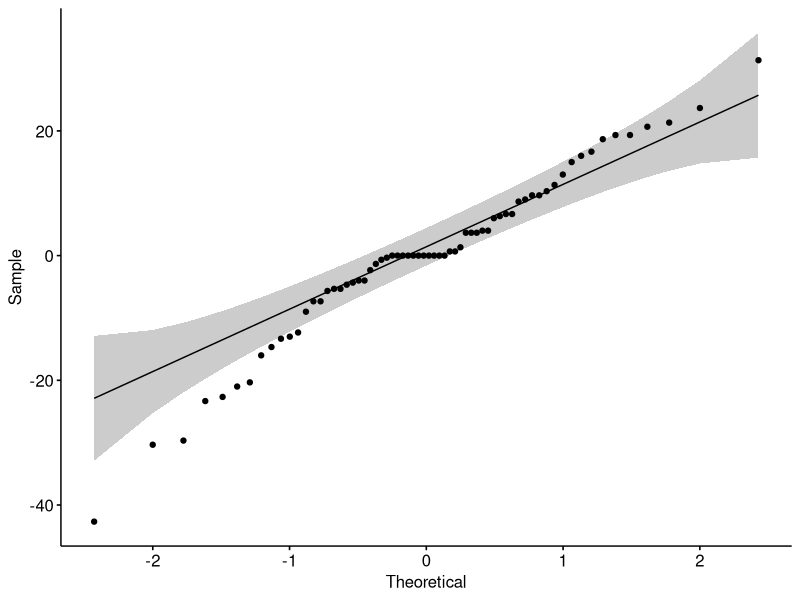
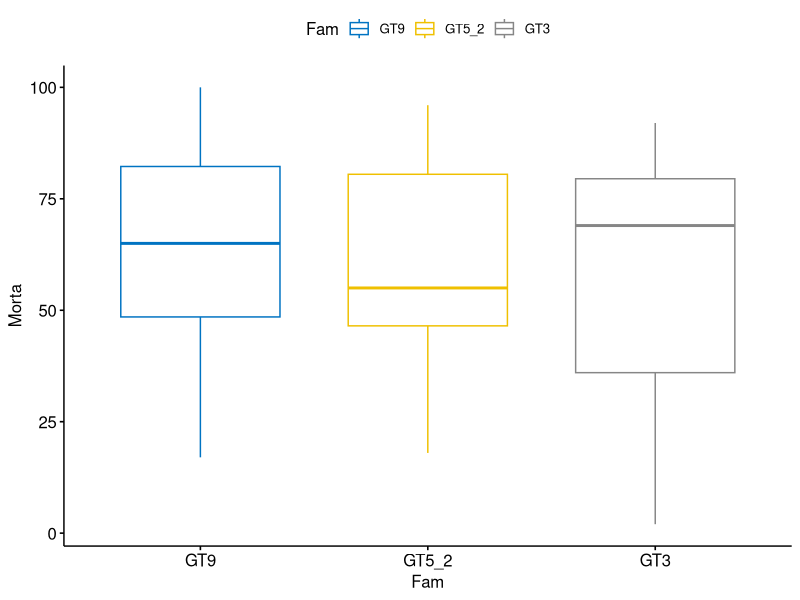
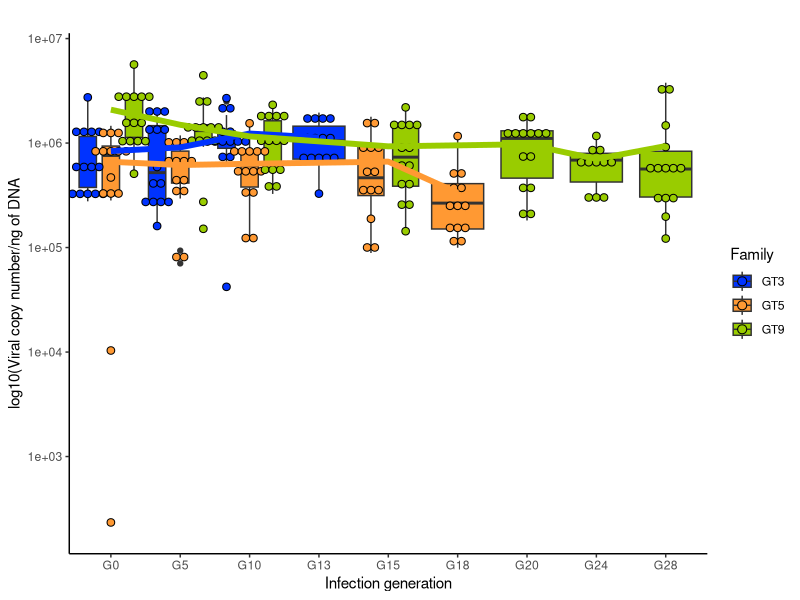
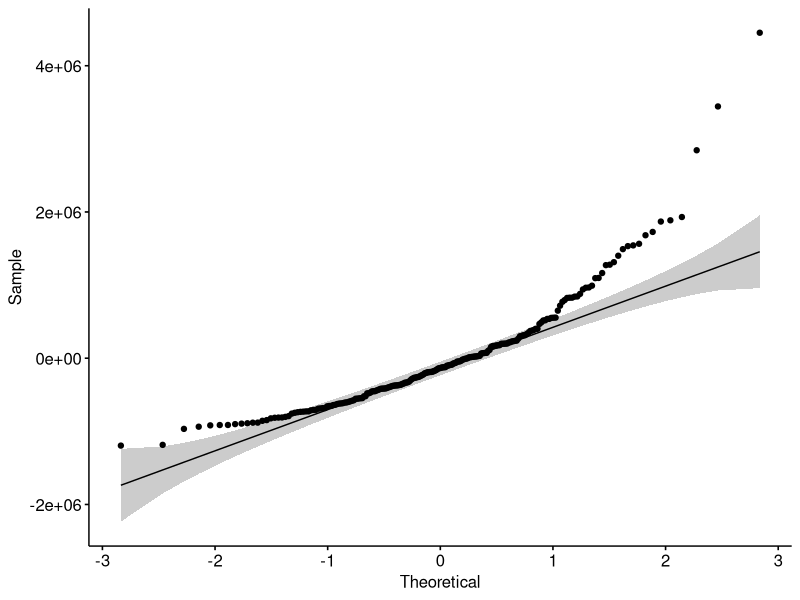
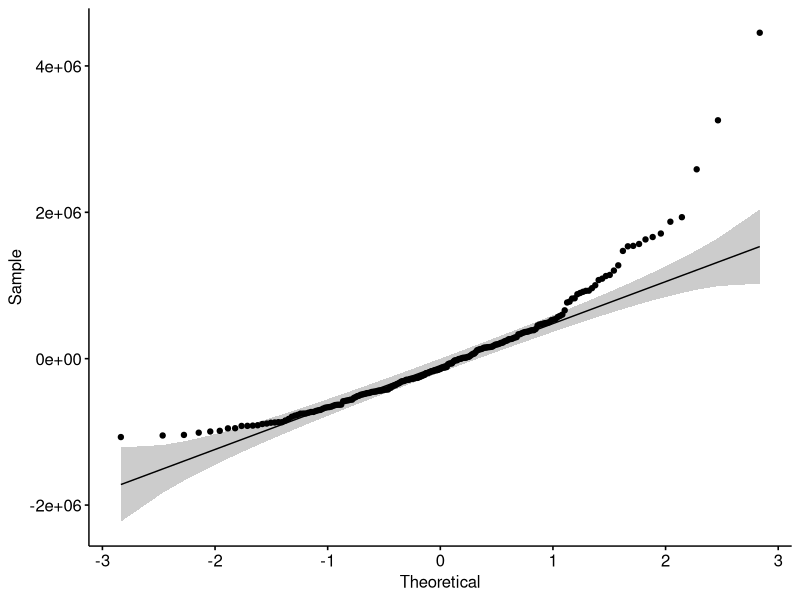

These figures' R source, in order:
#!/usr/bin/Rscript
##title: "analysis of mortalities and load viral in mantle"
##author: "Pelletier Camille"
#date: 06/05/2022


'%!in%' <- function(x,y)!('%in%'(x,y))
options( "digits"=3)

###################################### Function to install / load package if it's not installed ###############################################
ipak <- function(pkg){
  new.pkg <- pkg[!(pkg %in% installed.packages()[, "Package"])]
  if (length(new.pkg)) 
    install.packages(new.pkg, dependencies = TRUE)
  sapply(pkg, require, character.only = TRUE)
}

ipak(unique(
  c( "ggplot2", "tidyr","ggpubr","tidyverse","rstatix") # plot
) )

addline_format <- function(x,...){
  gsub('//s','/n',x)
}

###################################### MORTALITIES ###############################################
#------------------------------------------------------------------import mortality datas---------------------------------------------------------------------

mortalities<- read.csv2("./data_mortality.csv", header=T)
viralLoad<- read.csv2("./load_viral_TR463.csv", header=F)
meanViralLoad<- read.csv2("./load_viral_moyen_TR463.csv", header=T) 


#------------------------------------------------------------------prepare datas------------------------------------------------------------------------------
mat_mortalities <- matrix(data=0,nrow=nrow(mortalities)*(ncol(mortalities)-1),ncol=4)
colnames(mat_mortalities) <- c("Fam_Gen", "Fam", "Gen", "Morta")

compteur=1
for (i in 1:nrow(mortalities)){
  Fam_i <- mortalities[i,1]
  for (j in 2:ncol(mortalities)){
    Gen_name <- colnames(mortalities)[j]
    Gen_i <- mortalities[i,j]
    
    mat_mortalities[compteur,1] <- paste0(Fam_i,"_",Gen_name)
    mat_mortalities[compteur,4] <- Gen_i
    mat_mortalities[compteur,2] <- Fam_i
    mat_mortalities[compteur,3] <-Gen_name
    compteur <- compteur+1
  }
  
}


mat_mortalities <- na.omit(as.data.frame(mat_mortalities))
mat_mortalities <- as.data.frame(mat_mortalities)
mat_mortalities$Morta <- as.numeric(mat_mortalities$Morta)
mat_mortalities <- mat_mortalities[mat_mortalities[,4]!=0,]


#------------------------------------------------------------------test for significance----------------------------------------------------------------------


kruskal.test(Morta ~ Gen, data = mat_mortalities)
kruskal.test(Morta ~ Fam, data = mat_mortalities)



# Construct linear model
model  <- lm(Morta ~ Gen, data = mat_mortalities)
# QQ plot of residus
ggqqplot(residuals(model))

# Normality test of Shapiro-Wilk
shapiro_test(residuals(model))


summary_stats_morta_gen<- mat_mortalities %>% group_by(Gen) %>% get_summary_stats(Morta, type="mean_sd")
summary_stats_morta_fam<- mat_mortalities %>% group_by(Fam) %>% get_summary_stats(Morta, type="mean_sd")


bxp <- ggboxplot(
  mat_mortalities, x = "Fam", y = "Morta",
  color = "Fam", palette = "jco"
)
bxp



res.aov1 <- mat_mortalities %>% anova_test(Morta ~ Fam)
res.aov1
res.aov2 <- mat_mortalities  %>% anova_test(Morta ~ Gen)
res.aov2



###################################### VIRAL LOAD ###############################################

#------------------------------------------------------------------prepare datas--------------------------------------------------------------------------

viralLoad_family <- viralLoad %>% 
  tidyr::separate(V1, c("Family","Replicate"), sep =c("_") ,remove = FALSE) %>%
  dplyr::mutate(param= glue::glue("{Family}_{V2}"))


#------------------------------------------------------------------plot datas--------------------------------------------------------------------------

p <- ggplot(viralLoad_family, aes(x=V2, y=V3, fill=Family)) + scale_y_continuous(trans='log10') +
  geom_boxplot(position=position_dodge(1))+  scale_x_discrete(limits=c("G0", "G5", "G10","G13","G15","G18","G20","G24","G28")) +
  geom_dotplot(binaxis='y', stackdir='center', dotsize=0.5,
               position=position_dodge(1)) +scale_fill_manual(values=c("#0033FF", "#FF9933", "#99CC00"))+
  geom_line(data = meanViralLoad[meanViralLoad$Family == "GT3",], 
            mapping = aes(x = Generation, y = Load, group=1),color="#0033FF", linewidth=2)+
  geom_line(data = meanViralLoad[meanViralLoad$Family == "GT5",], 
            mapping = aes(x = Generation, y = Load, group=1),color="#FF9933", linewidth=2)+
  geom_line(data = meanViralLoad[meanViralLoad$Family == "GT9",], 
            mapping = aes(x = Generation, y = Load, group=1),color="#99CC00", linewidth=2) + 
  ggtitle("") +
  xlab("Infection generation") + ylab("log10(Viral copy number/ng of DNA") + theme_classic()


p

#------------------------------------------------------------------test for significance----------------------------------------------------------------------

# Construct linear model
model1 <- lm(V3 ~ V2, data = viralLoad_family)
model2  <- lm(V3 ~ Family, data = viralLoad_family)
# QQ plot of residus
ggqqplot(residuals(model1))
ggqqplot(residuals(model2))
# Normality test of Shapiro-Wilk
shapiro_test(residuals(model1))
shapiro_test(residuals(model2))

kruskal.test(V3 ~ V2, data = viralLoad_family)
kruskal.test(V3 ~ Family, data = viralLoad_family)


summary_stats_loadVir_gen<- viralLoad_family %>% group_by(V2) %>% get_summary_stats(V3, type="mean_sd")
summary_stats_loadVir_fam<- viralLoad_family %>% group_by(Family) %>% get_summary_stats(V3, type="mean_sd")
summary_stats_loadVir_fam_Gen<- viralLoad_family %>% group_by(Family,V2) %>% get_summary_stats(V3, type="mean_sd")

res.aov3 <- viralLoad_family %>% anova_test(V3 ~ Family)
res.aov3
res.aov4 <- viralLoad_family  %>% anova_test(V3 ~ V2)
res.aov4




anova_mat<- rbind(res.aov1, res.aov2, res.aov3, res.aov4)
anova_mat[1,1] <- "Mortalities ~ oyster populations"
anova_mat[2,1] <- "Mortalities ~ infection generations"
anova_mat[3,1] <- "Viral DNA copy number ~ oyster populations"
anova_mat[4,1] <- "Viral DNA copy number ~ infection generations"

anova_mat
